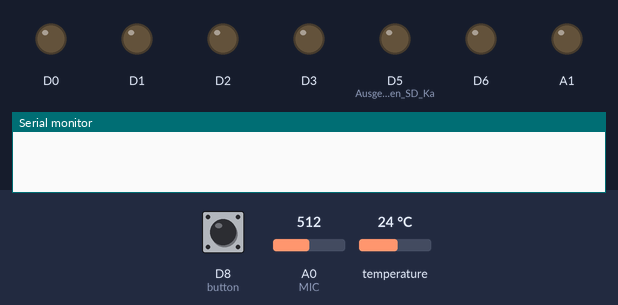
Simulated run of this sketch. Board: Arduino MKR. Parts: output pins drawn as LEDs (lit = HIGH), the last lines printed to the serial monitor. Dashed ring = blinking. The test bench sets the inputs (shaded band); at power-on: D8 (button) HIGH, temperature 24 °C, A0 (MIC) = 512. Storage starts empty.

Above: at 2.4 s.
2.5 s: D8 (button) pulled LOW for 0.15 s
At 3.9 s:
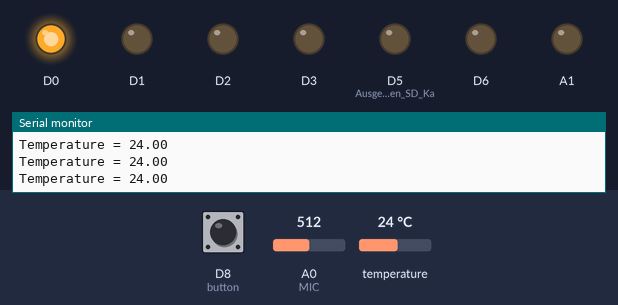
5.1 s: temperature set to 25.9 °C
At 6.3 s:
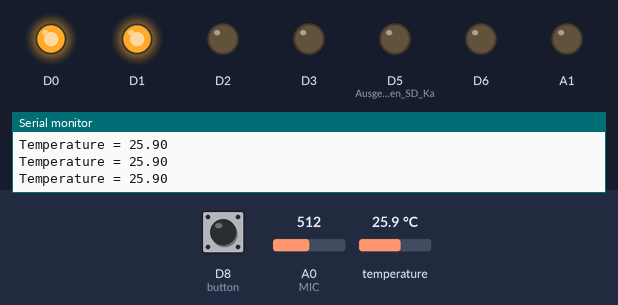
6.6 s: temperature set to 26.6 °C
8.1 s: temperature set to 27.9 °C
At 8.5 s:
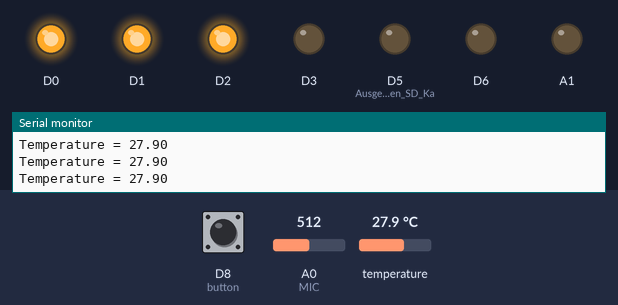
9.6 s: D8 (button) pulled LOW for 1 s
At 10.5 s:
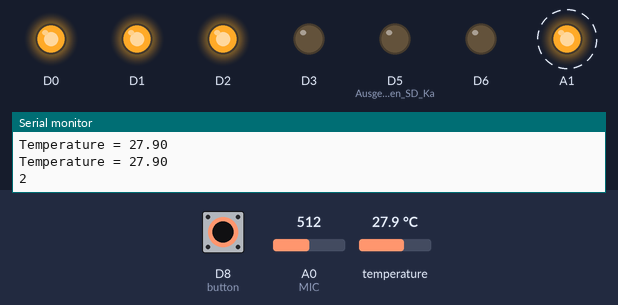
13.6 s: D8 (button) pulsed LOW 2 times (0.12 s each, 0.3 s apart)
At 14.8 s:
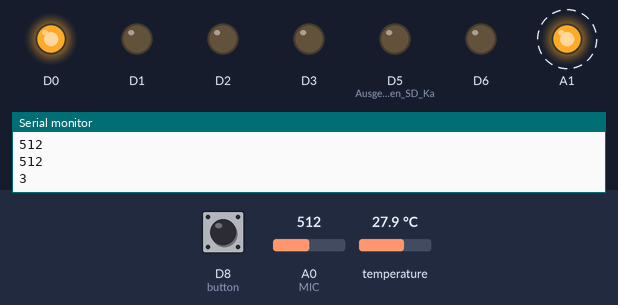
Timing chart, 0 to 20.5 s (numbered marks = the images above; inputs shaded):
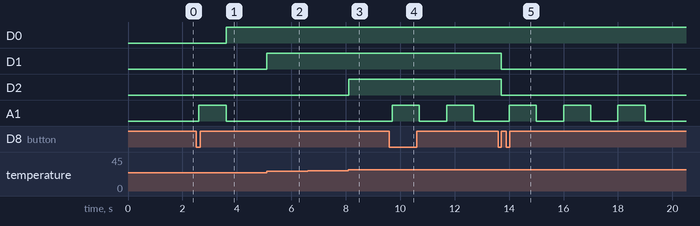

The sketch:

finalv1.ino
```cpp
#include <Arduino_MKRENV.h>
#include <SPI.h>
#include <SD.h>
#define MIC A0

const int button = 8;     // button pin

// chip select for SD card
const int SD_CS_PIN = 4;

// variables
float temperature = 0;
int ledblink = 1;

// CountButton  //////////////////////////////////////////////////
int buttonState = 0;
int count_value = 0;
int prestate = 0;

// DBMeter ////////////////////////////////////////////////////
int adc;
int dB, PdB; //the variable that will hold the value read from the microphone each time

// file object
File dataFile;

void setup() {
  pinMode(button, INPUT_PULLUP);      // initialize the pushbutton pin as an input:
  pinMode(0, OUTPUT);
  pinMode(1, OUTPUT);
  pinMode(2, OUTPUT);
  pinMode(3, OUTPUT);
  pinMode(5, OUTPUT); // Ausgeklammert wegen SD Karte welche auch auf PIN 4 ist
  pinMode(6, OUTPUT);
  pinMode(A1, OUTPUT);

  Serial.begin(9600);
  while (!Serial);

  // init the ENV Shield
  if (!ENV.begin()) {
    Serial.println("Failed to initialize MKR ENV shield!");
    while (1);
  }

  // init SPI
  SPI.begin();
  delay(100);

  // init SD card
  if(!SD.begin(SD_CS_PIN)) {
    Serial.println("Failed to initialize SD card!");
    while (1);
  }

  // init the logfile
  dataFile = SD.open("log-0000.csv", FILE_WRITE);
  delay(1000);

  // init the CSV file with headers
  dataFile.println("temperature");

  // close the file
  dataFile.close();
  delay(100);

}

void loop() {

  // read the state of the pushbutton value:
  buttonState = digitalRead(button);

  // check if the pushbutton is pressed. If it is, then the buttonState is HIGH:
  if (buttonState == LOW && prestate == 0) {
    count_value++;
    Serial.println(count_value);
    delay(100);
    prestate = 1;
  } else if(buttonState == HIGH) {
    prestate = 0;
  }

  if (count_value == 1){

    if (ledblink == 1){
      digitalWrite(A1, HIGH);
      delay(1000);
      digitalWrite(A1, LOW);
      ledblink = 2;
    }

/////Temp//////
     float temperature = ENV.readTemperature();

       // print each of the sensor values
       Serial.print("Temperature = ");
       Serial.print(temperature);

       Serial.println();
       if (temperature<19.99)  {digitalWrite(A1, HIGH);} else {digitalWrite(A1, LOW);}
       if (temperature>20.00)  {digitalWrite(0, HIGH);} else {digitalWrite(0, LOW);}
       if (temperature>25.00)  {digitalWrite(1, HIGH);} else {digitalWrite(1, LOW);}
       if (temperature>27.00)  {digitalWrite(2, HIGH);} else {digitalWrite(2, LOW);}
       if (temperature>29.00) {digitalWrite(3, HIGH);} else {digitalWrite(3, LOW);}
       if (temperature>31.00) {digitalWrite(5, HIGH);} else {digitalWrite(5, LOW);}
       if (temperature>35.00) {digitalWrite(6, HIGH);} else {digitalWrite(6, LOW);}

  buttonState;
  }

  if (count_value == 2){

        if (ledblink == 2){
      digitalWrite(A1, HIGH);
      delay(1000);
      digitalWrite(A1, LOW);
      delay(1000);
      digitalWrite(A1, HIGH);
      delay(1000);
      digitalWrite(A1, LOW);
      delay(1000);
      ledblink = 3;
    }

      /////DB/////
     adc= analogRead(MIC); //Read the ADC value from amplifer
     Serial.println (adc);//Print ADC for initial calculation
     dB = (adc+83.2073) / 11.003; //Convert ADC value to dB using Regression values

     if (dB>50) {digitalWrite(0, HIGH);} else {digitalWrite(0, LOW);}
     if (dB>60) {digitalWrite(1, HIGH);} else {digitalWrite(1, LOW);}
     if (dB>70) {digitalWrite(2, HIGH);} else {digitalWrite(2, LOW);}
     if (dB>80) {digitalWrite(3, HIGH);} else {digitalWrite(3, LOW);}
     if (dB>90) {digitalWrite(5, HIGH);} else {digitalWrite(5, LOW);}
     if (dB>100) {digitalWrite(6, HIGH);} else {digitalWrite(6, LOW);}

  buttonState;
  }
    if (count_value == 3){

      if (ledblink == 3){
      digitalWrite(A1, HIGH);
      delay(1000);
      digitalWrite(A1, LOW);
      delay(1000);
      digitalWrite(A1, HIGH);
      delay(1000);
      digitalWrite(A1, LOW);
      delay(1000);
      digitalWrite(A1, HIGH);
      delay(1000);
      digitalWrite(A1, LOW);
      ledblink = 1;
    }
      //float temperature = 0;

    // init the logfile
      dataFile = SD.open("log-0000.csv", FILE_WRITE);
      delay(1000);

  // read the sensors values
  float temperature = ENV.readTemperature();

     adc= analogRead(MIC); //Read the ADC value from amplifer
     Serial.println (adc);//Print ADC for initial calculation
     dB = (adc+83.2073) / 11.003; //Convert ADC value to dB using Regression values

  // print each of the sensor values
  dataFile.print(temperature);


  // close the file
  dataFile.close();

  // wait 1 second to print again
  delay(1000);
  buttonState;
  }
  if (count_value == 4){
    count_value =0;
  buttonState;
  }
}
```

Measured:
- the behaviour switches between 25 and 25.1 °C on temperature (found by bisection; images 1 and 2)
- the behaviour switches between 27 and 27.1 °C on temperature (found by bisection; images 2 and 3)
- after the input at 2.5 s, D0: LOW → HIGH after 1.1 s; A1: LOW → HIGH after 0.10 s, → LOW 1.0 s later
- after the input at 5.1 s, D1: LOW → HIGH at once
- after the input at 8.1 s, D2: LOW → HIGH at once
- after the input at 9.6 s, A1: alternates HIGH for 1.0 s and LOW for 1.0 s, starting after 0.10 s
- after the input at 13.6 s, A1: alternates HIGH for 1.0 s and LOW for 1.0 s, starting after 0.40 s
